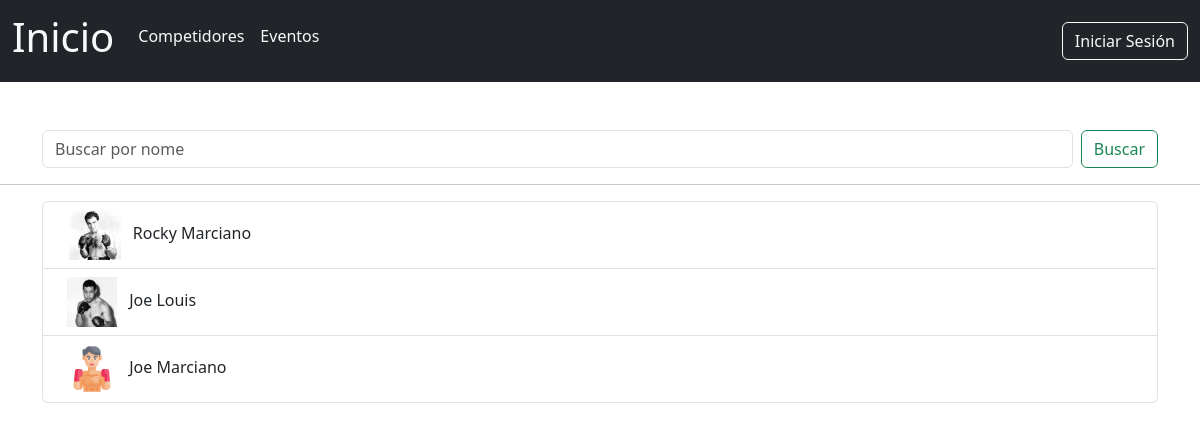
The app's page /competidores/, older data.
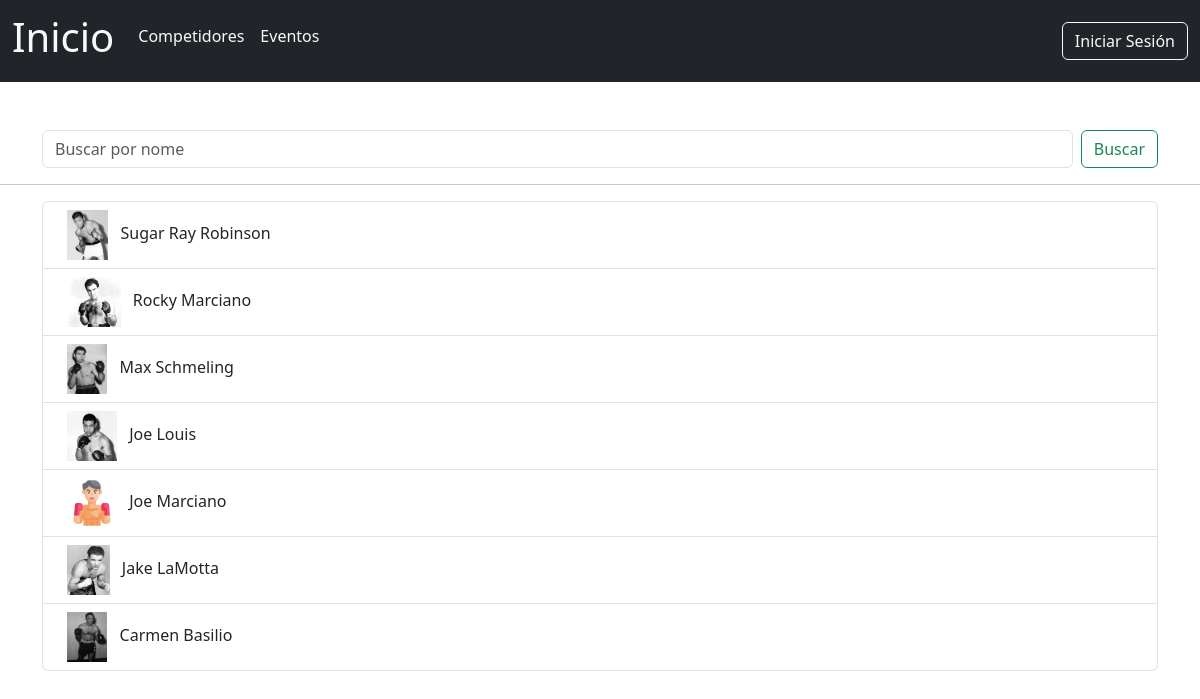
The same page, newer data.
### boxGal/models.py (models this page shows, shortened)
class Competidor(models.Model):
    id_competidor = models.BigAutoField(auto_created=True, primary_key=True)
    nome_competidor = models.CharField(max_length=255)
    apelidos_competidor = models.CharField(max_length=255)
    peso_competidor = models.CharField(max_length=255)
    vitorias = models.IntegerField()
    derrotas = models.IntegerField()
    empates = models.IntegerField()
    foto_competidor = models.ImageField(upload_to='competidores/', blank=True, null=True)

### boxGal/views.py (the view)
# urls.py: path('competidores/', views.competidoresHTML, name='competidoresPage'),
def competidoresHTML(request):
  listaCompetidores = Competidor.objects.all().values().order_by('-nome_competidor')
  contido = {
    'listaCompetidores':listaCompetidores
  }
  template = loader.get_template('competidores.html')
  return HttpResponse(template.render(contido, request))

### boxGal/templates/competidores.html (shortened to what this page needs)
{% extends 'header.html' %}
{% block corpo %}
  <div class="container mt-5">
    <form class="d-flex">
      <input class="form-control me-2" id="buscadorInput" type="search" placeholder="Buscar por nome" aria-label="Search" />
      <button class="btn btn-outline-success" type="submit">Buscar</button>
    </form>
  </div>
  <hr />
  <div class="container">
    <ul class="list-group" id="listaCompetidores">
      {% for competidor in listaCompetidores %}
        <li class="list-group-item list-group-item-action d-flex justify-content-between">
          <a href="{% url 'competidoresPage' %}{{ competidor.id_competidor }}" class="nav-link text-dark">
            {% if competidor.foto_competidor %}
              <img src="/media/{{ competidor.foto_competidor }}" alt="{{ competidor.nome_competidor }} {{ competidor.apelidos_competidor }}" style="height: 50px;" class="mx-2" />
            {% else %}
              <img src="/media/competidores/defaultCompetidor.png" alt="{{ competidor.nome_competidor }} {{ competidor.apelidos_competidor }}" style="height: 50px;" class="mx-2" />
            {% endif %}
            {{ competidor.nome_competidor }} {{ competidor.apelidos_competidor }}
          </a>
        </li>
      {% endfor %}
    </ul>
  </div>
{% endblock %}

Row changes from the older to the newer data that the page shows:
added Competidor: foto_competidor (picture), nome_competidor "Sugar Ray", apelidos_competidor "Robinson"
added Competidor: foto_competidor (picture), nome_competidor "Max", apelidos_competidor "Schmeling"
added Competidor: foto_competidor (picture), nome_competidor "Jake", apelidos_competidor "LaMotta"
added Competidor: foto_competidor (picture), nome_competidor "Carmen", apelidos_competidor "Basilio"
